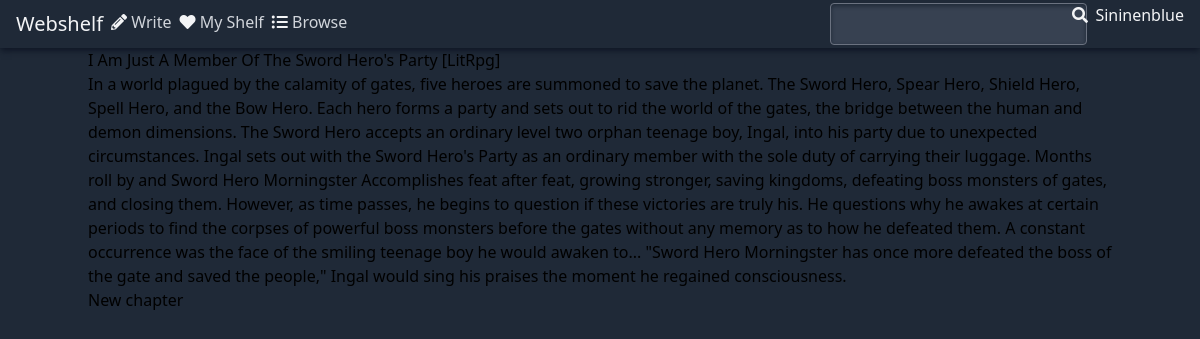
The app's page /desk/view_book/3 with its own data.
### books/models.py (models this page shows, shortened)
class Book(models.Model):
    author = models.ForeignKey(AuthorProfile, on_delete=models.CASCADE)
    cover = models.ImageField(
        upload_to="covers/",
        height_field="cover_h",
        width_field="cover_w",
        default="covers/cover_default.jpg",
    )
    cover_w = models.IntegerField(default=0)
    cover_h = models.IntegerField(default=0)
    title = models.CharField(max_length=256)
    synopsis = models.TextField(max_length=4096)
    created_date = models.DateTimeField(auto_now_add=True)
    quality_rating = models.IntegerField(default=0)
    popularity_rating = models.IntegerField(default=0)
    words = models.IntegerField(default=0)
    views = models.IntegerField(default=0)
    follows = models.IntegerField(default=0)

### desk/views.py (the view)
# urls.py: path("view_book/<int:book_id>", views.view_book, name="view_book"),
def view_book(request, book_id):
    book = Book.objects.get(pk=book_id)
    context = {
        "book": book,
    }
    return render(request, "desk/view_book.html", context)

### desk/templates/desk/view_book.html (shortened to what this page needs)
{% extends "base.html" %}
{% block content %}
<h1>{{ book.title }}</h1>
<p>{{ book.synopsis }}</p>
<a href="{% url 'desk:create_chapter' book.id %}">New chapter</a>
{% endblock %}

### records on screen
Book: title "I Am Just A Member Of The Sword Hero's Party [LitRpg]", synopsis "In a world plagued by the calamity of gates, five heroes are summoned to save the planet. The Sword Hero, Spear Hero, Shield Hero, Spell Hero, and the Bow Hero. Each hero forms a party and sets out to rid the world of the gates, the bridge between the human and demon dimensions. The Sword Hero accepts an ordinary level two orphan teenage boy, Ingal, into his party due to unexpected circumstances. Ingal sets out with the Sword Hero's Party as an ordinary member with the sole duty of carrying their luggage. Months roll by and Sword Hero Morningster Accomplishes feat after feat, growing stronger, saving kingdoms, defeating boss monsters of gates, and closing them. However, as time passes, he…"
